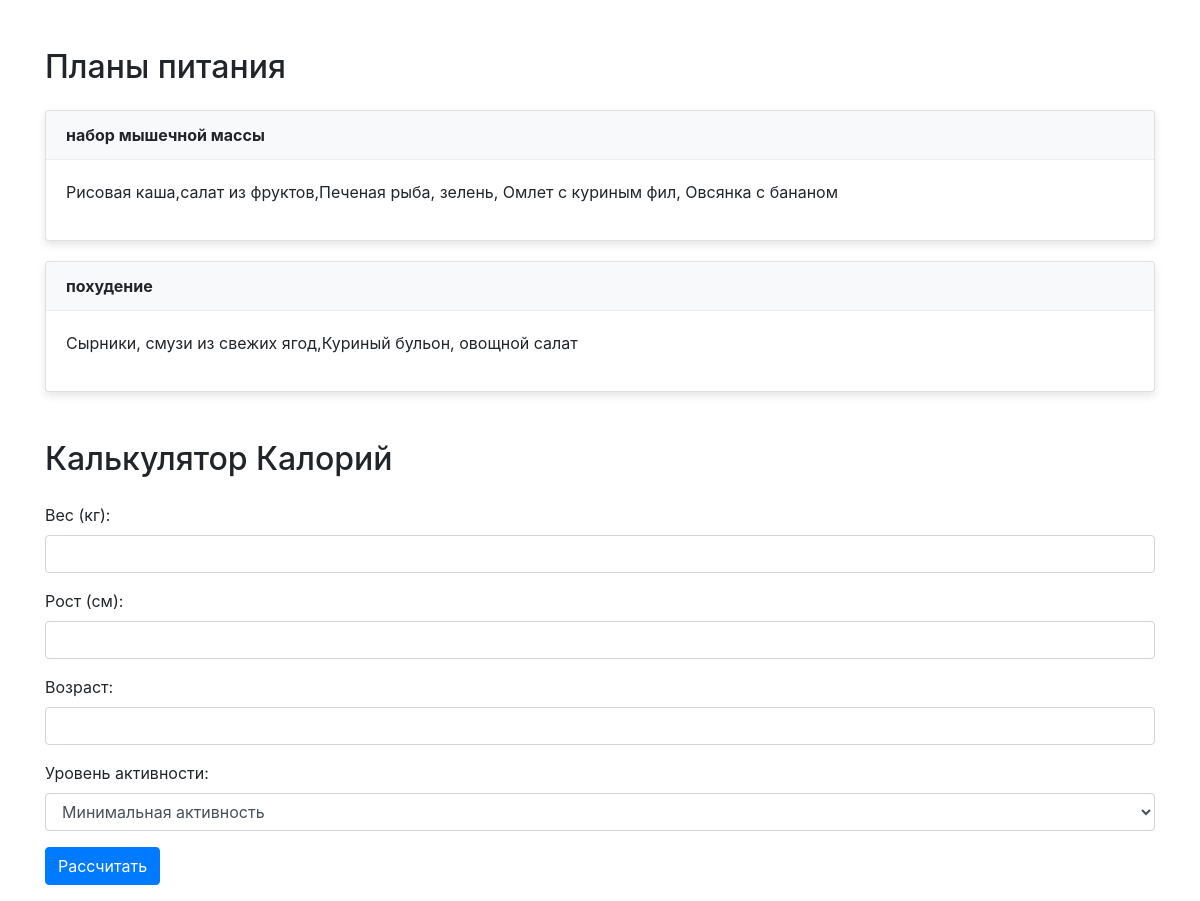
Screenshot of /meal_plans with the database file from the repository.
### app.py (models this page shows)
class MealPlan(db.Model):
    id = db.Column(db.Integer, primary_key=True)
    meal_plan_name = db.Column(db.String(100))
    description = db.Column(db.Text)
    trainer_id = db.Column(db.Integer, db.ForeignKey('trainer.id'))
    meal_history = db.relationship('MealHistory', backref='meal_plan')

### app.py (the view)
@app.route('/meal_plans')
def list_meal_plans():
    meal_plans = MealPlan.query.all()
    return render_template('meal_plans_list.html', meal_plans=meal_plans)

### templates/meal_plans_list.html (shortened to what this page needs)
<!DOCTYPE html>
<html lang="ru">
<head>
    <link rel="stylesheet" href="https://stackpath.bootstrapcdn.com/bootstrap/4.3.1/css/bootstrap.min.css">
</head>
<body>
    <div class="container mt-5">
        <h2 class="mb-4">Планы питания</h2>
        {% for plan in meal_plans %}
            <div class="card meal-plan-card">
                <div class="card-header meal-plan-header">
                    <strong>{{ plan.meal_plan_name }}</strong>
                </div>
                <div class="card-body meal-plan-body">
                    <p>{{ plan.description }}</p>
                </div>
            </div>
        {% endfor %}
        <h2 class="mb-4 mt-5">Калькулятор Калорий</h2>
        <form id="calorieCalculator">
            <div class="form-group">
                <label for="weight">Вес (кг):</label>
                <input type="number" class="form-control" id="weight" required>
            </div>
            <div class="form-group">
                <label for="height">Рост (см):</label>
                <input type="number" class="form-control" id="height" required>
            </div>
            <div class="form-group">
                <label for="age">Возраст:</label>
                <input type="number" class="form-control" id="age" required>
            </div>
            <div class="form-group">
                <label for="activityLevel">Уровень активности:</label>
                <select class="form-control" id="activityLevel">
                    <option value="1.2">Минимальная активность</option>
                </select>
            </div>
            <button type="submit" class="btn btn-primary">Рассчитать</button>
        </form>
    </div>
</body>
</html>

### templates/meal_plans_list.html (style rules this page uses)
.meal-plan-card { margin-bottom: 20px; box-shadow: 0 4px 8px rgba(0,0,0,0.1); transition: 0.3s; }
.meal-plan-header { background-color: #f8f9fa; border-bottom: 1px solid #eaecef; }
.meal-plan-body { padding: 20px; }

### rows the page displays
MealPlan: meal_plan_name "набор мышечной массы", description "Рисовая каша,салат из фруктов,Печеная рыба, зелень, Омлет с куриным фил, Овсянка с бананом"
MealPlan: meal_plan_name "похудение", description "Сырники, смузи из свежих ягод,Куриный бульон, овощной салат"
